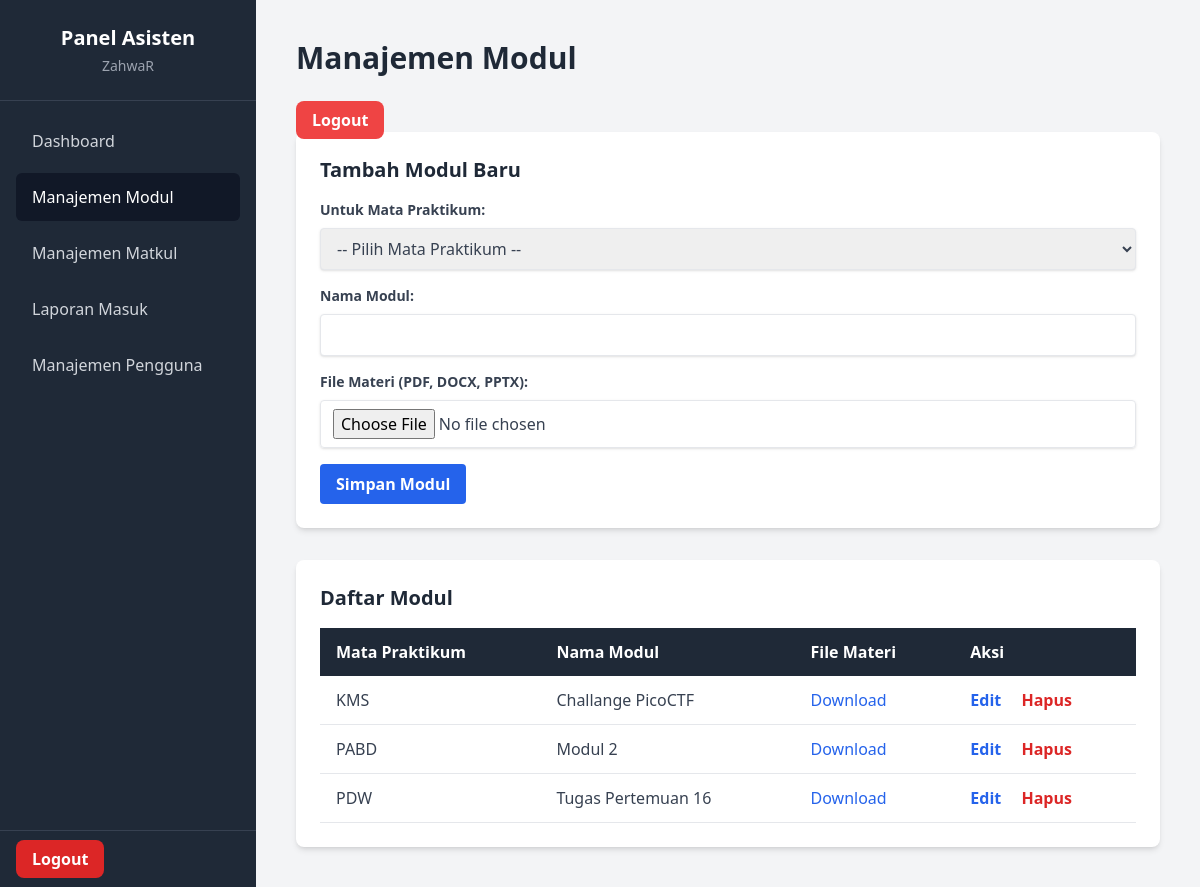
Screenshot of /asisten/modul.php (signed in) with the database file from the repository.
### tables this page shows
CREATE TABLE `modul` (
  `id` int(11) NOT NULL,
  `praktikum_id` int(11) NOT NULL,
  `nama_modul` varchar(150) NOT NULL,
  `file_materi` varchar(255) DEFAULT NULL,
  `created_at` timestamp NOT NULL DEFAULT current_timestamp()
);

CREATE TABLE `mata_praktikum` (
  `id` int(11) NOT NULL,
  `nama_praktikum` varchar(150) NOT NULL,
  `deskripsi` text DEFAULT NULL
);

### asisten/modul.php (the view, shortened to what this page needs)
<?php
require_once '../config.php';
$modul_to_edit = null;
$form_title = 'Tambah Modul Baru';
$modul_result = $conn->query("SELECT m.id, m.nama_modul, m.file_materi, mp.nama_praktikum
                             FROM modul m
                             JOIN mata_praktikum mp ON m.praktikum_id = mp.id
                             ORDER BY mp.nama_praktikum, m.nama_modul ASC");
require_once 'templates/header.php';
?>
<div class="bg-white p-6 rounded-lg shadow-md mb-8">
    <h3 class="text-xl font-bold text-gray-800 mb-4"><?php echo $form_title; ?></h3>
    <form action="modul.php" method="POST" enctype="multipart/form-data">
        <div class="mb-4">
            <label for="praktikum_id" class="block text-gray-700 text-sm font-bold mb-2">Untuk Mata Praktikum:</label>
            <select name="praktikum_id" id="praktikum_id" class="shadow border rounded w-full py-2 px-3 text-gray-700" required>
                <option value="">-- Pilih Mata Praktikum --</option>
            </select>
        </div>
        <div class="mb-4">
            <label for="nama_modul" class="block text-gray-700 text-sm font-bold mb-2">Nama Modul:</label>
            <input type="text" name="nama_modul" id="nama_modul" class="shadow border rounded w-full py-2 px-3 text-gray-700" value="<?php echo htmlspecialchars($modul_to_edit['nama_modul'] ?? ''); ?>" required>
        </div>
        <div class="mb-4">
            <label for="file_materi" class="block text-gray-700 text-sm font-bold mb-2">File Materi (PDF, DOCX, PPTX):</label>
            <input type="file" name="file_materi" id="file_materi" class="shadow border rounded w-full py-2 px-3 text-gray-700">
        </div>
        <button type="submit" name="submit" class="bg-blue-600 hover:bg-blue-700 text-white font-bold py-2 px-4 rounded">Simpan Modul</button>
    </form>
</div>
<div class="bg-white p-6 rounded-lg shadow-md overflow-x-auto">
    <h3 class="text-xl font-bold text-gray-800 mb-4">Daftar Modul</h3>
    <table class="min-w-full bg-white">
        <thead class="bg-gray-800 text-white">
            <tr>
                <th class="py-3 px-4 text-left">Mata Praktikum</th>
                <th class="py-3 px-4 text-left">Nama Modul</th>
                <th class="py-3 px-4 text-left">File Materi</th>
                <th class="py-3 px-4 text-left">Aksi</th>
            </tr>
        </thead>
        <tbody class="text-gray-700">
            <?php if ($modul_result && $modul_result->num_rows > 0):
                while($row = $modul_result->fetch_assoc()): ?>
            <tr class="border-b hover:bg-gray-50">
                <td class="py-3 px-4"><?php echo htmlspecialchars($row['nama_praktikum']); ?></td>
                <td class="py-3 px-4"><?php echo htmlspecialchars($row['nama_modul']); ?></td>
                <td class="py-3 px-4">
                    <?php if (!empty($row['file_materi'])): ?>
                    <a href="../uploads/<?php echo htmlspecialchars($row['file_materi']); ?>" target="_blank" class="text-blue-600 hover:underline">
                        Download
                    </a>
                    <?php else: echo 'Tidak ada file'; endif; ?>
                </td>
                <td class="py-3 px-4 whitespace-nowrap">
                    <a href="modul.php?edit=<?php echo $row['id']; ?>" class="text-blue-600 hover:text-blue-800 font-semibold mr-4">Edit</a>
                    <a href="modul.php?delete=<?php echo $row['id']; ?>" class="text-red-600 hover:text-red-800 font-semibold" onclick="return confirm('Anda yakin ingin menghapus modul ini?');">Hapus</a>
                </td>
            </tr>
            <?php endwhile; else: ?>
            <tr><td colspan="4" class="text-center py-4">Belum ada modul.</td></tr>
            <?php endif; ?>
        </tbody>
    </table>
</div>
<?php
require_once 'templates/footer.php';
?>

### rows the page displays
modul: praktikum.nama_praktikum "KMS", nama_modul "Challange PicoCTF"
modul: praktikum.nama_praktikum "PABD", nama_modul "Modul 2"
modul: praktikum.nama_praktikum "PDW", nama_modul "Tugas Pertemuan 16"

### other values shown
$_SESSION['nama'] "ZahwaR"
$pageTitle "Manajemen Modul"
$form_title "Tambah Modul Baru"
